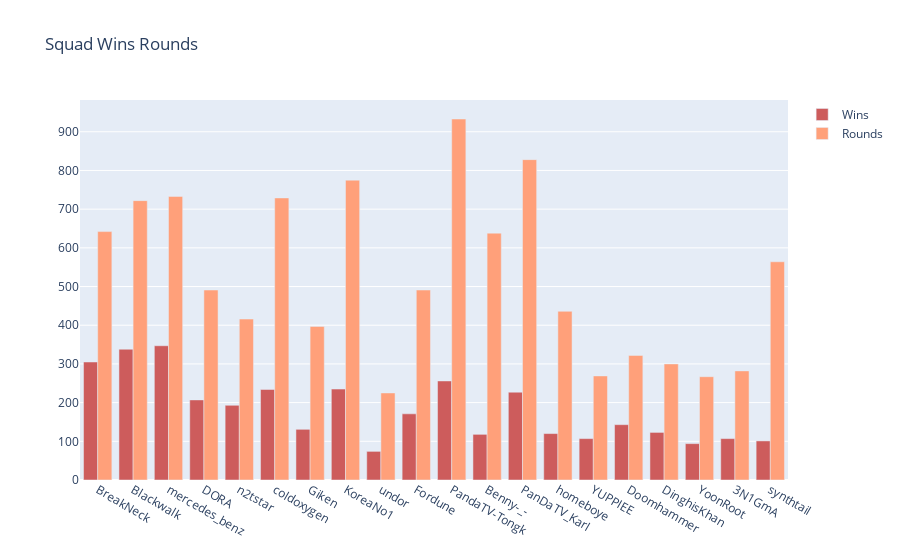

The notebook cell saved with this chart:
### Markdown cell above
<!-- squad player viz -->

### Code cell
fig = go.Figure(data = [
                        go.Bar(name='Wins',x = df_squad['player_name'],y = df_squad['squad_Wins'], marker_color='indianred'),
                        go.Bar(name='Rounds',x = df_squad['player_name'],y = df_squad['squad_RoundsPlayed'], marker_color='lightsalmon' )
])

fig.update_layout(barmode='group', title_text='Squad Wins Rounds')
fig.show()

### Figure 1 — Plotly figure (JSON) as saved in the notebook; plotly's stock layout.template omitted (floating-point values rounded to 4 significant figures)
{"data": [{"marker": {"color": "indianred"}, "name": "Wins", "type": "bar", "x": ["BreakNeck", "Blackwalk", "mercedes_benz", "DORA", "n2tstar", "coldoxygen", "Giken", "KoreaNo1", "undor", "Fordune", "PandaTV-Tongk", "Benny-_-", "PanDaTV_Karl", "homeboye", "YUPPIEE", "Doomhammer", "DinghisKhan", "YoonRoot", "3N1GmA", "synthtail"], "y": [305, 338, 347, 207, 193, 234, 131, 235, 74, 171, 256, 118, 227, 120, 107, 143, 123, 94, 107, 101]}, {"marker": {"color": "lightsalmon"}, "name": "Rounds", "type": "bar", "x": ["BreakNeck", "Blackwalk", "mercedes_benz", "DORA", "n2tstar", "coldoxygen", "Giken", "KoreaNo1", "undor", "Fordune", "PandaTV-Tongk", "Benny-_-", "PanDaTV_Karl", "homeboye", "YUPPIEE", "Doomhammer", "DinghisKhan", "YoonRoot", "3N1GmA", "synthtail"], "y": [642, 722, 733, 491, 416, 729, 397, 775, 225, 491, 933, 638, 828, 436, 269, 322, 300, 267, 282, 564]}], "layout": {"barmode": "group", "title": {"text": "Squad Wins Rounds"}}}
